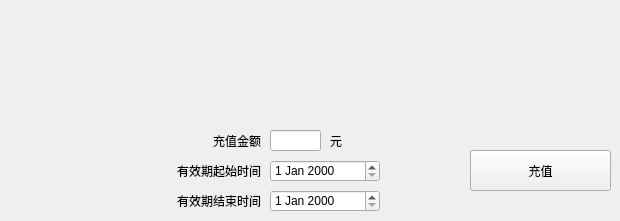
  <widget class="QWidget" name="tab2">
   <attribute name="title">
    <string>充值或延期</string>
   </attribute>
   <widget class="QLabel" name="label_89">
    <property name="geometry">
     <rect>
      <x>150</x>
      <y>190</y>
      <width>111</width>
      <height>21</height>
     </rect>
    </property>
    <property name="styleSheet">
     <string notr="true"/>
    </property>
    <property name="text">
     <string>有效期结束时间</string>
    </property>
    <property name="alignment">
     <set>Qt::AlignRight|Qt::AlignTrailing|Qt::AlignVCenter</set>
    </property>
   </widget>
   <widget class="QDateEdit" name="dateEdit32">
    <property name="geometry">
     <rect>
      <x>270</x>
      <y>190</y>
      <width>110</width>
      <height>22</height>
     </rect>
    </property>
   </widget>
   <widget class="QLabel" name="label_90">
    <property name="geometry">
     <rect>
      <x>150</x>
      <y>160</y>
      <width>111</width>
      <height>21</height>
     </rect>
    </property>
    <property name="styleSheet">
     <string notr="true"/>
    </property>
    <property name="text">
     <string>有效期起始时间</string>
    </property>
    <property name="alignment">
     <set>Qt::AlignRight|Qt::AlignTrailing|Qt::AlignVCenter</set>
    </property>
   </widget>
   <widget class="QDateEdit" name="dateEdit31">
    <property name="geometry">
     <rect>
      <x>270</x>
      <y>160</y>
      <width>110</width>
      <height>22</height>
     </rect>
    </property>
   </widget>
   <widget class="QLineEdit" name="lineEdit_53">
    <property name="geometry">
     <rect>
      <x>270</x>
      <y>130</y>
      <width>51</width>
      <height>21</height>
     </rect>
    </property>
   </widget>
   <widget class="QLabel" name="label_91">
    <property name="geometry">
     <rect>
      <x>190</x>
      <y>130</y>
      <width>71</width>
      <height>21</height>
     </rect>
    </property>
    <property name="styleSheet">
     <string notr="true"/>
    </property>
    <property name="text">
     <string>充值金额</string>
    </property>
    <property name="alignment">
     <set>Qt::AlignRight|Qt::AlignTrailing|Qt::AlignVCenter</set>
    </property>
   </widget>
   <widget class="QLabel" name="label_92">
    <property name="geometry">
     <rect>
      <x>330</x>
      <y>130</y>
      <width>21</width>
      <height>21</height>
     </rect>
    </property>
    <property name="styleSheet">
     <string notr="true"/>
    </property>
    <property name="text">
     <string>元</string>
    </property>
   </widget>
   <widget class="QPushButton" name="pushButton_28">
    <property name="geometry">
     <rect>
      <x>470</x>
      <y>150</y>
      <width>141</width>
      <height>41</height>
     </rect>
    </property>
    <property name="text">
     <string>充值</string>
    </property>
   </widget>
  </widget>
